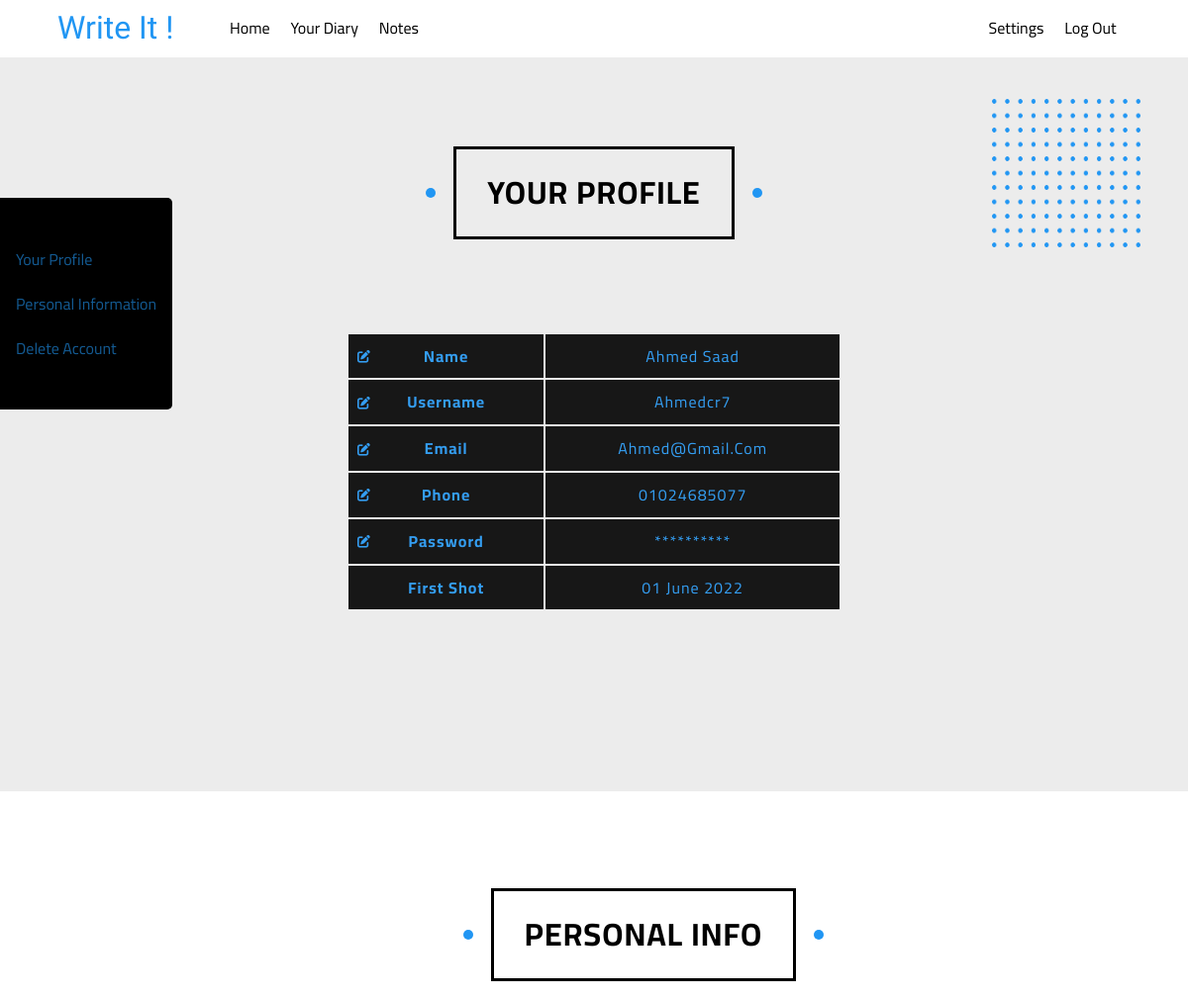
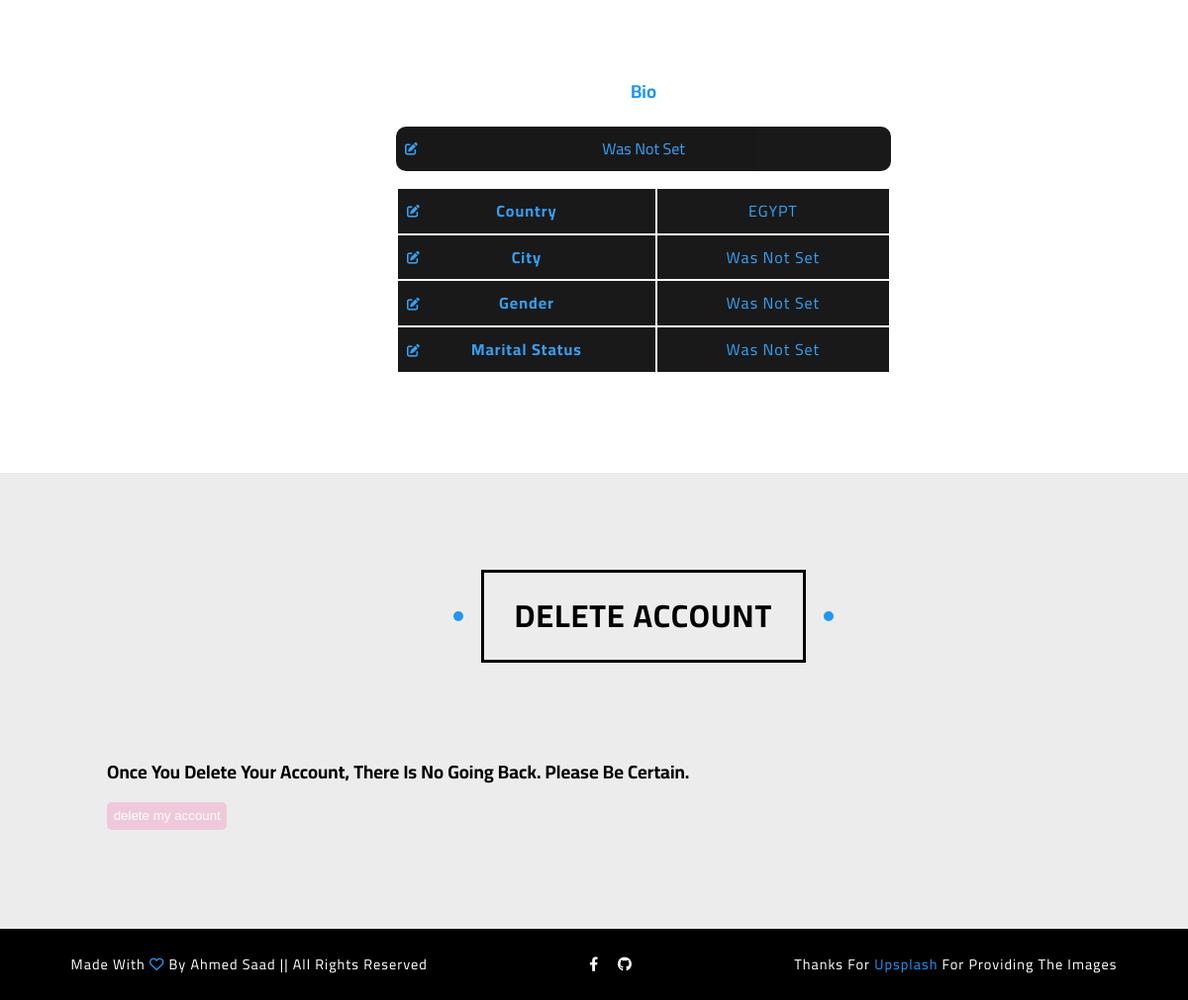
Screenshot of /settings (signed in) with the database file from the repository (2 pictures, top to bottom).
### tables this page shows
CREATE TABLE 'users' (
id INTEGER PRIMARY KEY AUTOINCREMENT,
firstname TEXT NOT NULL,
lastname TEXT NOT NULL,
hash TEXT NOT NULL,
phone TEXT,
email TEXT NOT NULL,
time TEXT NOT NULL, 'username'  TEXT NOT NULL  , 'country' TEXT, 'city' TEXT, 'gender' TEXT, 'marital-status' TEXT);

### app.py (the view, shortened to what this page needs)
@app.route("/settings", methods=["GET", "POST"])
def settings():
    if request.method == "GET":
        if session.get("user_id")  == None:
            return redirect("/")
        user_id = session["user_id"]
        user_data = db.execute("SELECT * FROM users WHERE id = ?",user_id)[0]
        user_bio = db.execute("SELECT * FROM bios WHERE user_id = ?",user_id)[0]
        for x in user_data:
            if not user_data[x]:
                user_data[x] = "was not set"
        return render_template("settings.html",user_data=user_data, user_bio=user_bio)

### templates/settings.html (shortened to what this page needs)
{%extends "layout.html"%}
{%block main%}
<ul class="sidebar">
  <li><a href="#profile">your profile</a></li>
  <li><a href="#info">personal information</a></li>
  <li><a href="#delete">delete account</a></li>
</ul>
<main class="settings-main" id="profile">
  <img src="../static/images/dots.png" class="dots dots-right">
  <div class="container">
    <h2 class="sec-header">your profile</h2>
    <div class="main-details">
      <table class="info-table">
        <tr>
          <th>
            <button class="edit-name open-modal"><i class="fa-solid fa-pen-to-square"></i></button>
            name
          </th>
          <td>{{user_data["firstname"]}} {{user_data["lastname"]}}</td>
        </tr>
        <tr>
          <th>
            <button class="edit-username open-modal"><i class="fa-solid fa-pen-to-square"></i></button>
            username
          </th>
          <td>{{user_data["username"]}}</td>
        </tr>
        <tr>
          <th>
            <button class="edit-email open-modal"><i class="fa-solid fa-pen-to-square"></i></button>
            email
          </th>
          <td>{{user_data["email"]}}</td>
        </tr>
        <tr>
          <th>
            <button class="edit-phone open-modal"><i class="fa-solid fa-pen-to-square"></i></button>
            phone
          </th>
          <td>{{user_data["phone"]}}</td>
        </tr>
        <tr>
          <th>
            <button class="edit-phone open-modal"><i class="fa-solid fa-pen-to-square"></i></button>
            password
          </th>
          <td>**********</td>
        </tr>
        <tr>
          <th>first shot</th>
          <td>{{user_data["time"]}}</td>
        </tr>
      </table>
    </div>
  </div>
</main>
<section class="about-you" id="info">
  <div class="container">
    <h2 class="sec-header">personal info</h2>
    <div class="sec-details">
      <h3>bio</h3>
      <div class="bio">
        <button class="open-modal edit-bio"><i class="fa-solid fa-pen-to-square"></i></button>
        {%if not user_bio["bio"]%}
        was not set
        {%else%}
        {{user_bio["bio"]}}
        {%endif%}
      </div>
      <table class="info-table">
        <tr>
          <th>
            <button class="edit-country open-modal"><i class="fa-solid fa-pen-to-square"></i></button>
            country
          </th>
          <td>{{user_data["country"]}}</td>
        </tr>
        <tr>
          <th>
            <button class="edit-city open-modal"><i class="fa-solid fa-pen-to-square"></i></button>
            city
          </th>
          <td>{{user_data["city"]}}</td>
        </tr>
        <tr>
          <th>
            <button class="edit-gender open-modal"><i class="fa-solid fa-pen-to-square"></i></button>
            gender
          </th>
          <td>{{user_data["gender"]}}</td>
        </tr>
        <tr>
          <th>
            <button class="edit-status open-modal"><i class="fa-solid fa-pen-to-square"></i></button>
            marital status
          </th>
          <td>{{user_data["marital-status"]}}</td>
        </tr>
      </table>
    </div>
  </div>
</section>
<section class="delete-account" id="delete">
  <div class="container">
    <h2 class="sec-header">delete account</h2>
    <h3 class="delete-header">Once you delete your account, there is no going back. Please be certain.</h3>
    <button class="delete-account open-modal">delete my account</button>
  </div>
</section>
{%endblock%}

### templates/layout.html (shortened to what this page needs)
<!DOCTYPE html>
<html lang="en">
<head>
  <link rel="stylesheet" href="static/css/all.min.css">
  <link rel="stylesheet" href="static/css/components.css">
  <link rel="stylesheet" href="static/css/main.css">
</head>
<body>
  <header role="heading">
    <div class="container">
      <div class="logo logo-text">
        write it !
      </div>
      <nav class="main-nav">
          {%if session["user_id"]%}
          <ul>
            <li><a href="/home">home</a></li>
            <li><a href="/diary">your diary</a></li>
            <li><a href="/notes">notes</a></li>
          </ul>
          <ul>
            <li><a href="/settings">settings</a></li>
            <li><a href="/logout">log out</a></li>
          </ul>
          {%endif%}
        </nav>
    </div>
  </header>
  {%block main%}{%endblock%}
  <footer role="contentinfo">
    <div class="container">
      <div class="info">
        <p>made with <i class="fa-regular fa-heart"></i> by ahmed saad  ||  all rights reserved</p>
      </div>
      <div class="social-links">
        <a href="https://web.facebook.com/abkareenooo" target="_blank"><i class="fa-brands fa-facebook-f"></i></a>
        <a href="https://github.com/Ahmed-Elbald" target="_blank"><i class="fa-brands fa-github"></i></a>
      </div>
      <div class="acknowlegement">
        thanks for <a href="https://unsplash.com/" target="_blank">upsplash</a> for providing the images
      </div>
    </div>
  </footer>
</body>
</html>

### static/css/components.css (style rules this page uses)
.container { margin: auto; padding: 0 .5em; }
@media (min-width: 800px) { .container { width: 90%; } }
@media (min-width: 1200px) { .container { width: 1100px; } }
.logo-text { font-family: 'Tangerine', cursive; }
section { padding: 100px 0; }
@media (min-width: 800px) { section { padding: 100px; } }
h3:not(.delete-header) { text-align: center; margin-bottom: 1em; color: var(--main-color) }
.sec-header { padding: 0.5em 1em; outline: 2px solid black; outline-offset: -1px; font-weight: 700; letter-spacing: .5px; font-size: 1.5rem; position: relative; width: max-content; margin: 0 auto 3em; text-transform: uppercase; transition-duration: 0.8s; z-index: 3; user-select: none; }
.sec-header::before, .sec-header::after { content: ""; position: absolute; border-radius: 50%; width: 10px; height: 10px; background-color: #2196f3; top: 50%; transform: translateY(-50%); -webkit-transform: translateY(-50%); -moz-transform: translateY(-50%); -ms-transform: translateY(-50%); -o-transform: translateY(-50%); }
.sec-header::before { right: -30px; }
.sec-header::after { left: -30px; }
@media (min-width: 800px) { .sec-header { font-size: 2rem; outline-width: 3px; letter-spacing: 1px; } }
img.dots { display: block; position: absolute; width: 150px; height: 150px; }
img.dots-right { top: 100px; right: 3em; animation: down 4s linear .5s infinite alternate; }
table { width: 100%; max-width: 500px; margin: 0 auto; transform: translateZ(1px); }
table :is(td,th) { position: relative; padding: .5em 2em; letter-spacing: 1px; background-color: black; color: var(--main-color); opacity: .9; text-align: center; transition-duration: .4s; }
table :is(td,th):hover { opacity: 1; }

### rows the page displays
users: firstname "Ahmed", lastname "Saad", username "Ahmedcr7", email "Ahmed@gmail.com", phone "01024685077", time "01 June 2022", country "EGYPT"

### other values shown
{{ user_data["city"] }} "Was Not Set"
{{ user_data["gender"] }} "Was Not Set"
{{ user_data["marital-status"] }} "Was Not Set"
